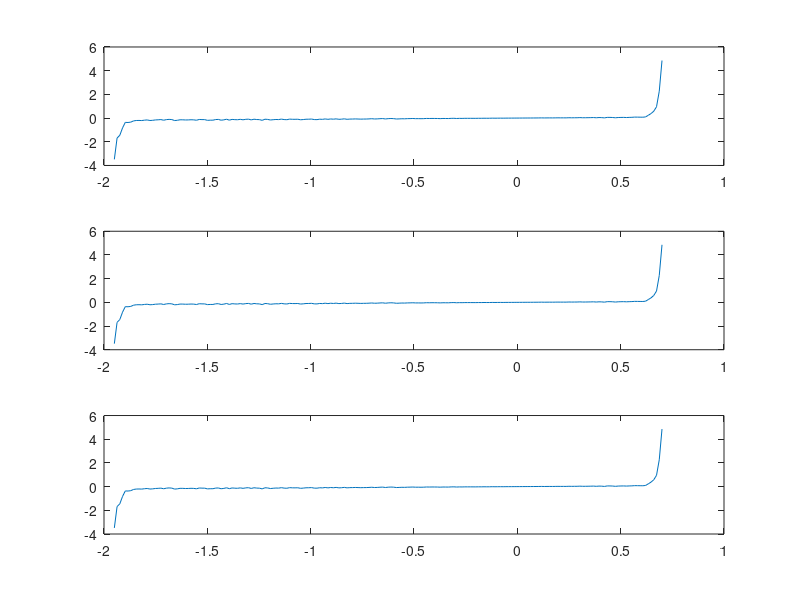

Write the MATLAB code that produced this figure. (Note: this script raises an error after producing the figure.)
close all
clearvars

Is = 0.01e-12;
Ib = 0.1e-12;
Vb = 1.3;
Gp = 0.1;

V = linspace(-1.95,0.7,201);
I = Is* (exp(1.2/0.025*V)-1) + Gp * V - Ib*(exp(-1.2/0.025*(V+Vb))-1);
I_randn = I + 0.2*randn(1,numel(I)).*I;

figure(1)

subplot(3,1,1),plot(V,I_randn);
hold on
subplot(3,1,2),plot(V,I_randn);
hold on
subplot(3,1,3),plot(V,I_randn);
hold on

[fit4_poly,fit8_poly] = polyfit_p1(V,I_randn,4,8);
subplot(3,1,1),plot(V,fit4_poly);
subplot(3,1,1),plot(V,fit8_poly);

[I_fit_2, I_fit_3, I_fit_all] = nonlin_fit(V, I_randn);
subplot(3,1,2),plot(V,I_fit_2);
subplot(3,1,2),plot(V,I_fit_3);
subplot(3,1,2),plot(V,I_fit_all);

%log scale
figure(2)
subplot(3,1,1),semilogy(V,abs(I_randn));
hold on
subplot(3,1,2),semilogy(V,abs(I_randn));
hold on
subplot(3,1,3),semilogy(V,abs(I_randn));
hold on

[fit4_log_poly,fit8_log_poly] = polyfit_p1(V,I_randn,4 ,8);
subplot(3,1,1),semilogy(V,abs(fit4_log_poly));
subplot(3,1,1),semilogy(V,abs(fit8_log_poly));

[I_fit_2_log, I_fit_3_log, I_fit_all_log] = nonlin_fit(V, I_randn);
subplot(3,1,2),semilogy(V,abs(I_fit_2));
subplot(3,1,2),semilogy(V,abs(I_fit_3));
subplot(3,1,2),semilogy(V,abs(I_fit_all));

% [fit4_log_poly,fit4_log_randn_poly] = polyfit_p1(V,log(abs(I)), log(abs(I_randn)),4);
% subplot(3,1,1),plot(V,fit4_log_poly);
% subplot(3,1,2),plot(V,fit4_log_randn_poly);

inputs = V;
targets = I_randn;
hiddenLayerSize = 10;
net = fitnet(hiddenLayerSize);
net.divideParam.trainRatio = 70/100;
net.divideParam.valRatio = 15/100;
net.divideParam.testRatio = 15/100;
[net,tr] = train(net,inputs,targets);
outputs = net(inputs);
errors = gsubtract(outputs,targets);
performance = perform(net,targets,outputs)
view(net)
Inn = outputs
figure(1)
subplot(3,1,3),plot(V,Inn);
figure(2)
subplot(3,1,3),semilogy(V,abs(Inn));

